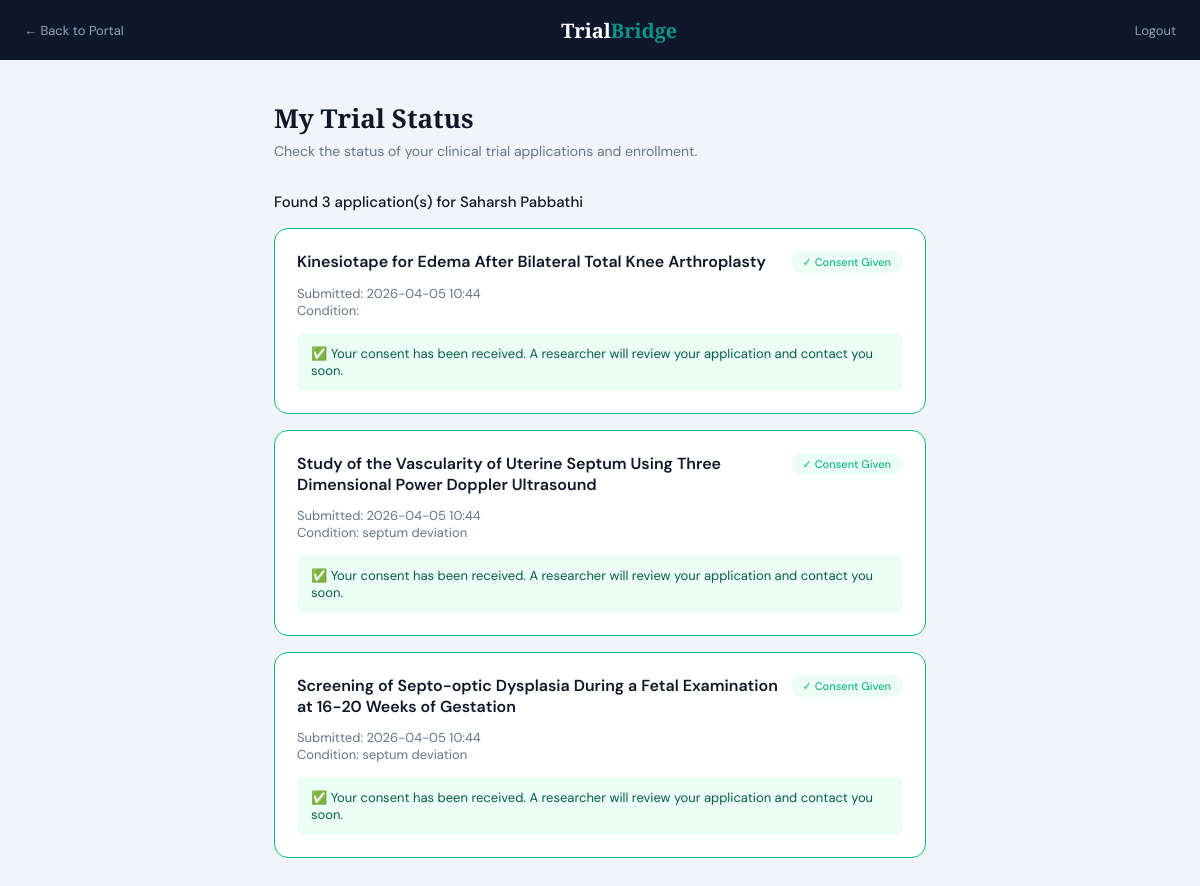
Page /my-status (signed in) on the committed database.
### tables this page shows
CREATE TABLE consents (
                    id INTEGER PRIMARY KEY AUTOINCREMENT,
                    patient_name TEXT,
                    patient_email TEXT,
                    condition TEXT,
                    patient_age TEXT,
                    patient_gender TEXT,
                    trial_id TEXT,
                    trial_title TEXT,
                    decision TEXT,
                    timestamp TEXT,
                    enrolled BOOLEAN
                 );

### app.py (the view)
@app.route("/my-status")
def my_status():
    if session.get("role") != "patient":
        return redirect(url_for("patient_login"))
    email = session.get("email")
    name = session.get("name")
    conn = get_db_connection()
    enrollments = [dict(row) for row in conn.execute("SELECT * FROM consents WHERE patient_email = ?", (email,)).fetchall()]
    conn.close()
    return render_template("patient_dashboard.html", name=name, email=email, enrollments=enrollments)

### app.py (called while the page is built)
def get_db_connection():
    import sqlite3
    conn = sqlite3.connect(DB_FILE)
    conn.row_factory = sqlite3.Row
    return conn

### templates/patient_dashboard.html (shortened to what this page needs)
<!DOCTYPE html>
<html lang="en">
<head>
</head>
<body>
<nav>
  <a href="/patient" class="nav-back">← Back to Portal</a>
  <div class="nav-brand">Trial<span>Bridge</span></div>
  <a href="/logout" class="nav-back" style="margin-left: 20px;">Logout</a>
</nav>
<div class="container">
  <h2>My Trial Status</h2>
  <p class="sub">Check the status of your clinical trial applications and enrollment.</p>
  {% if email %}
    {% if enrollments %}
      <h3 style="font-size:15px; font-weight:500; color:#0f172a; margin-bottom:16px;">
        Found {{ enrollments|length }} application(s) for {{ name }}
      </h3>
      {% for e in enrollments %}
      <div class="status-card {{ 'enrolled' if e.enrolled else e.decision }}">
        <div class="card-header">
          <div class="trial-name">{{ e.trial_title }}</div>
          {% if e.enrolled %}
            <span class="chip enrolled">★ Enrolled</span>
          {% elif e.decision == 'accepted' %}
            <span class="chip accepted">✓ Consent Given</span>
          {% else %}
            <span class="chip rejected">✕ Declined</span>
          {% endif %}
        </div>
        <div class="meta">
          Submitted: {{ e.timestamp }}<br>
          Condition: {{ e.condition }}
        </div>
        {% if e.enrolled %}
        <div class="contact-box">
          <h4>📋 Your Researcher Contact</h4>
          {% if e.doctor_name %}
          <div class="contact-item">👤 <strong>{{ e.doctor_name }}</strong></div>
          {% endif %}
          {% if e.doctor_email %}
          <div class="contact-item">📧 <a href="mailto:{{ e.doctor_email }}" style="color:#0d9488;">{{ e.doctor_email }}</a></div>
          {% endif %}
          {% if e.doctor_phone %}
          <div class="contact-item">📞 {{ e.doctor_phone }}</div>
          {% endif %}
          {% if e.doctor_msg %}
          <div class="message-box">💬 "{{ e.doctor_msg }}"</div>
          {% endif %}
        </div>
        {% elif e.decision == 'accepted' %}
        <div style="background:#ecfdf5; padding:12px 14px; border-radius:8px; font-size:13px; color:#065f46;">
          ✅ Your consent has been received. A researcher will review your application and contact you soon.
        </div>
        {% endif %}
      </div>
      {% endfor %}
    {% else %}
      <div class="empty">
        <div class="empty-icon">📭</div>
        <p>No applications found for <strong>{{ email }}</strong>.<br>
        Please make sure you used the same email when signing up.</p>
      </div>
    {% endif %}
  {% endif %}
</div>
</body>
</html>

### templates/patient_dashboard.html (style rules this page uses)
*, *::before, *::after { box-sizing: border-box; margin: 0; padding: 0; }
body { font-family: 'DM Sans', sans-serif; background: #f1f5f9; min-height: 100vh; }
nav { background: #0f172a; padding: 0 24px; height: 60px; display: flex; align-items: center; justify-content: space-between; }
.nav-brand { font-family: 'Playfair Display', serif; font-size: 20px; font-weight: 700; color: white; }
.nav-brand span { color: #0d9488; }
.nav-back { color: #94a3b8; text-decoration: none; font-size: 13px; }
.container { max-width: 700px; margin: 40px auto; padding: 0 24px; }
h2 { font-family: 'Playfair Display', serif; font-size: 26px; color: #0f172a; margin-bottom: 6px; }
.sub { color: #64748b; font-size: 14px; margin-bottom: 32px; }
.status-card { background: white; border: 1.5px solid #e2e8f0; border-radius: 14px; padding: 22px; margin-bottom: 16px; }
.status-card.accepted { border-color: #10b981; }
.card-header { display: flex; justify-content: space-between; align-items: flex-start; margin-bottom: 12px; }
.trial-name { font-weight: 600; font-size: 16px; color: #0f172a; }
.chip { font-size: 11px; font-weight: 500; padding: 4px 12px; border-radius: 100px; white-space: nowrap; }
.chip.accepted { background: #ecfdf5; color: #10b981; }
.meta { font-size: 13px; color: #64748b; margin-bottom: 14px; }

### rows in the picture
consents: trial_title "Kinesiotape for Edema After Bilateral Total Knee Arthroplasty", enrolled "✓ Consent Given", timestamp "2026-04-05 10:44", shows "✅ Your consent has been received. A researcher will review your application and contact you soon."
consents: trial_title "Study of the Vascularity of Uterine Septum Using Three Dimensional Power Doppler Ultrasound", enrolled "✓ Consent Given", timestamp "2026-04-05 10:44", condition "septum deviation", shows "✅ Your consent has been received. A researcher will review your application and contact you soon."
consents: trial_title "Screening of Septo-optic Dysplasia During a Fetal Examination at 16-20 Weeks of Gestation", enrolled "✓ Consent Given", timestamp "2026-04-05 10:44", condition "septum deviation", shows "✅ Your consent has been received. A researcher will review your application and contact you soon."

### other values in the picture
{{ enrollments|length }} "3"
{{ name }} "Saharsh Pabbathi"
